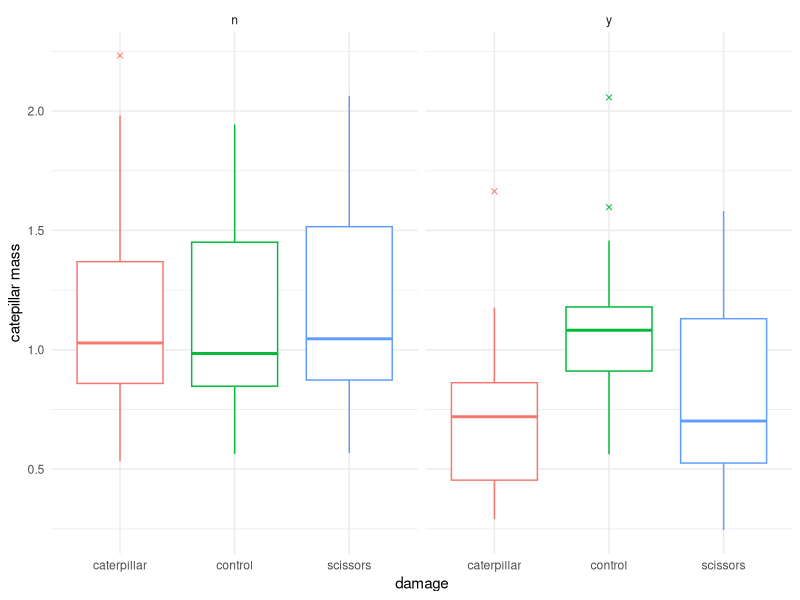
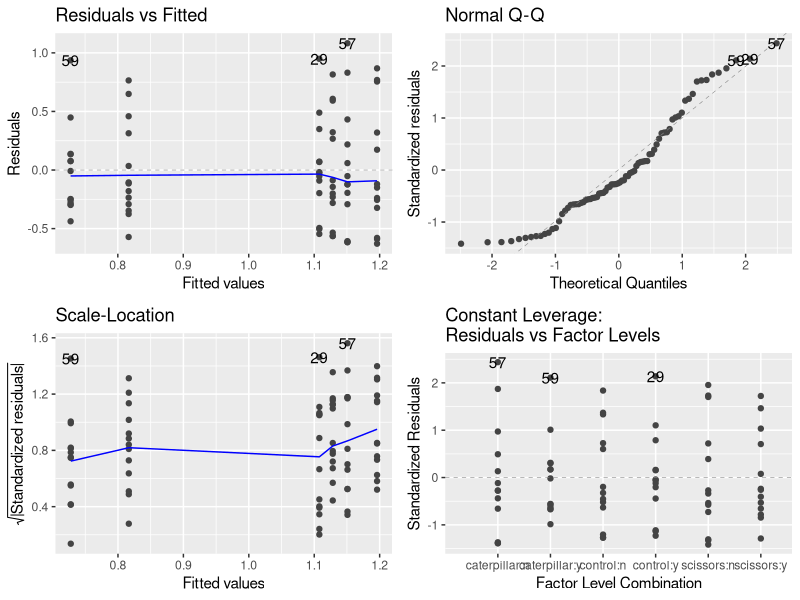
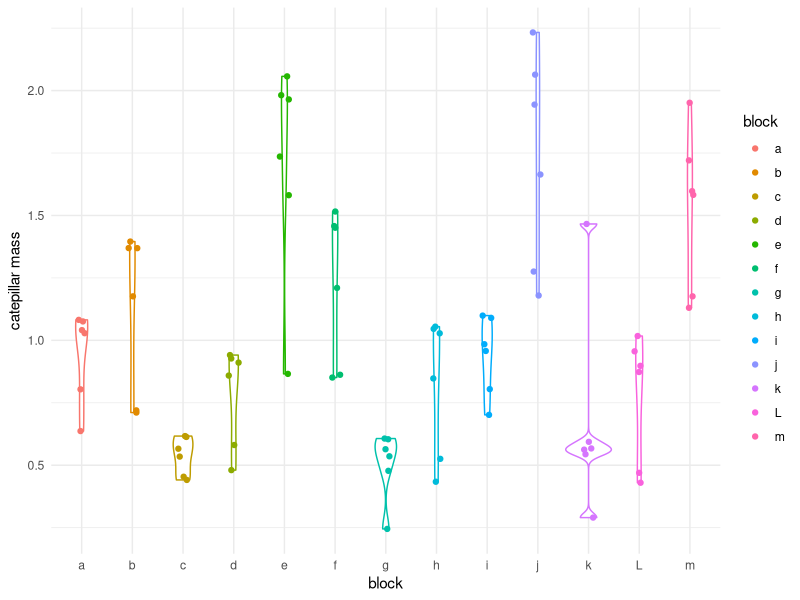
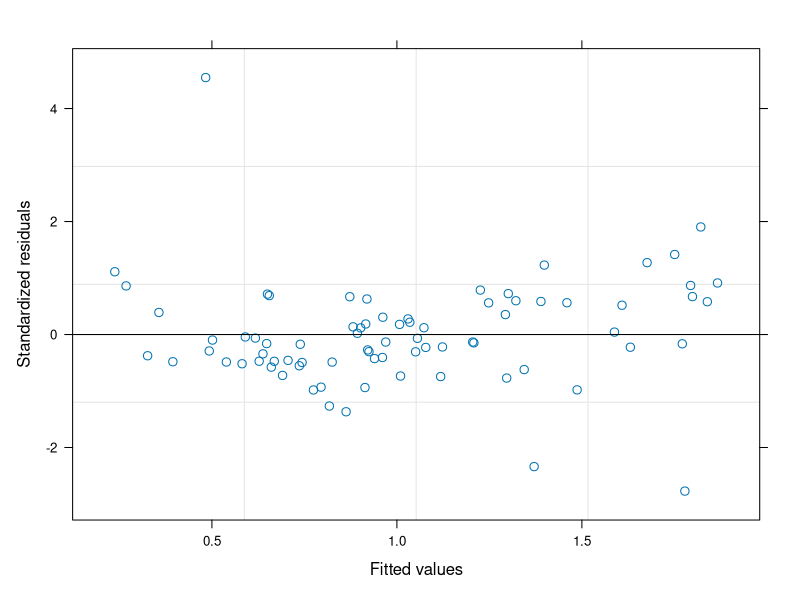
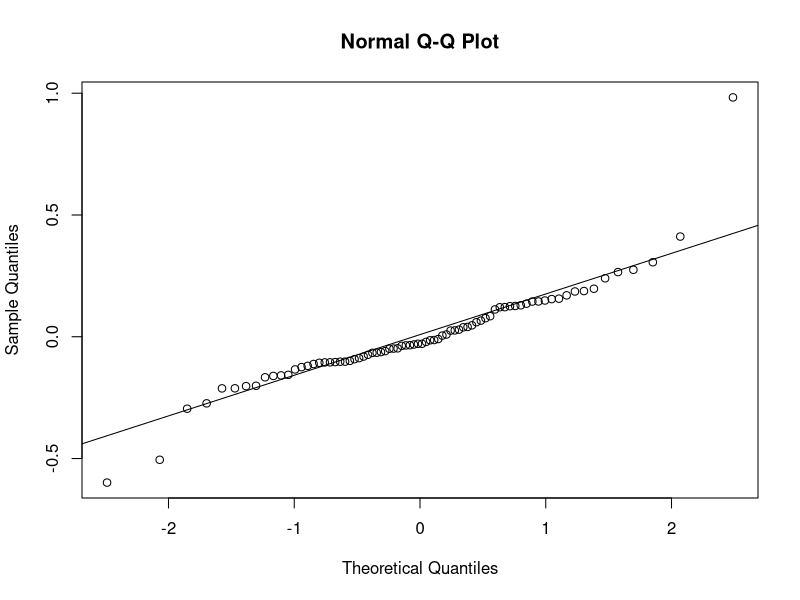
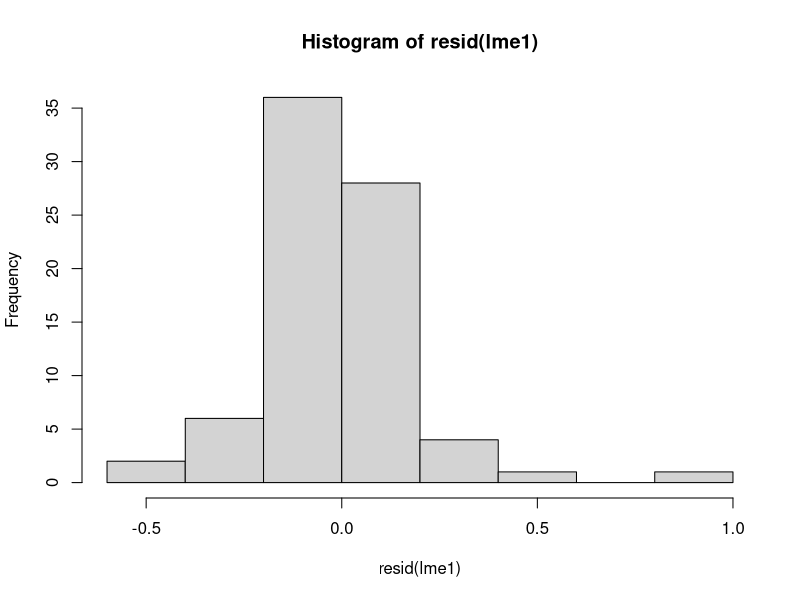
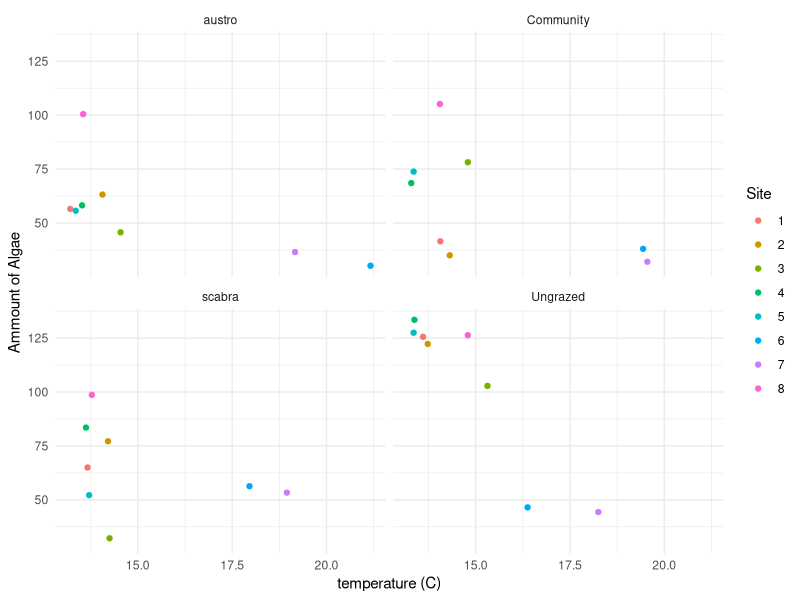
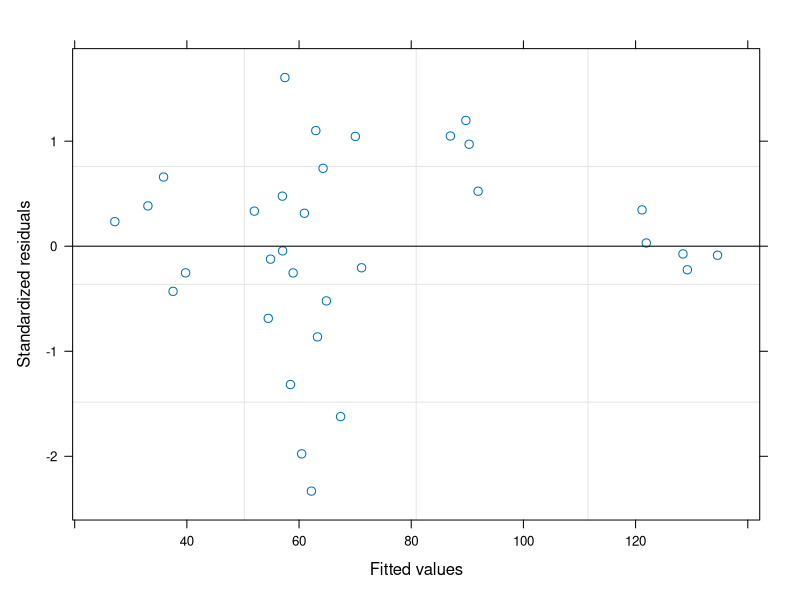

R code for these plots, in order:
## ---- chunk 1
knitr::opts_chunk$set(echo = TRUE)
library(ggplot2)
library(ggfortify)
library(nlme)
library(car)
## ---- chunk 2
caterpillar = read.csv("blocked_experiment.csv", header=TRUE)
caterpillar$block = as.factor(caterpillar$block)
caterpillar$damage = as.factor(caterpillar$damage)
caterpillar$AMF = as.factor(caterpillar$AMF)

head(caterpillar)
## ---- chunk 3

ggplot(
  caterpillar,
  aes(
    y = cat_mass,
    x = damage,
    color = damage
  )
  ) +
  geom_boxplot(
    outlier.shape = 4,
    show.legend = FALSE
  ) +
  labs(
    y = "catepillar mass",
    x = "damage"
  ) +
  facet_wrap(~AMF) + 
  theme_minimal()

## ---- chunk 4

# the researcher applied the damage method, and the AMF (the fungus treatment). So go ahead and look to see if these interacted. (We wouldn't look at interactions if these were natural differences with no common sense or clear linkage)

lm1 = lm(cat_mass ~ damage * AMF, data=caterpillar)

autoplot(lm1)
summary(lm1)
anova(lm1)

## ---- chunk 5

ggplot(
  caterpillar,
  aes(
    y = cat_mass,
    x = block,
    color = block
  )
  ) +
  geom_violin(
    outlier.shape = 4,
    show.legend = FALSE
  ) +
  geom_jitter(
    width = 0.1
  ) +
  labs(
    y = "catepillar mass",
    x = "block"
  ) +
  theme_minimal()

# looks like there's variation between blocks
# I don't care about block (because it's just position in the greenhouse) when it comes to my damage/AMF study, so I need to account for this variation in the model, but not have block as part of the answer.
## ---- chunk 6

lme1 = lme(
  cat_mass ~ AMF * damage, 
  random = ~1|block, # the block variable to remove variance from block
  data=caterpillar, 
  method = "ML" # just do this for now. He didn't explain why today.
  )

plot(lme1) # check for homoscedasticity. looks fine.
qqnorm(resid(lme1)) # residuals go off at the very tails, but look fine
qqline(resid(lme1))
hist(resid(lme1)) # looks normally distributed
summary(lme1)
anova(lme1)

# manually check if removing the interaction would have had an impact
lme2 <- update(lme1, ~.-AMF:damage) #shorthand to drop interaction
anova(lme1,lme2) # looks like the models are statistically the same

# This experiment looks balanced, so we can stick with a simple type I model.


# ------ But here's how to do a type III for reference: ------
options(contrasts = c("contr.sum", "contr.poly"))
lme2.type3 = lme(
  cat_mass ~ AMF * damage, 
  random = ~1|block, # the block variable to remove variance from block
  data=caterpillar, 
  method = "ML" # just do this for now. He didn't explain why today.
  )
#Anova(lme2.type3, type=3)
options(contrasts = c("contr.treatment", "contr.poly"))
# ------------------------------------------------------------ 

## ---- chunk 7

limpet = read.csv("Limpet_grazing.csv", header = TRUE)
limpet$Site = as.factor(limpet$Site)
limpet$LimpetTreat = as.factor(limpet$LimpetTreat)

head(limpet)
## ---- chunk 8
# 1) Import data and make exploratory data plots

ggplot(
  limpet,
  aes(
    x = TempC,
    y = Fo,
    color = Site
  )
  ) + 
  geom_point(
    outlier.shape = 4
  ) +
  labs(
    x = "temperature (C)",
    y = "Ammount of Algae"
  ) +
  facet_wrap(~LimpetTreat) +
  theme_minimal()

## ---- chunk 9
# 2) Fit a linear model with LimpetTreat and TempC interaction, accounting forblocking by Site

limpet.model = lme(
  Fo ~ LimpetTreat * TempC, 
  random = ~1|Site,
  data=limpet, 
  method = "ML"
  )
## ---- chunk 10
# 3) Produce diagnostic plots to check for homoscedasticity and normality of the residuals

plot(limpet.model) # looks sort of heteroscedastic? Esprcially at the start. 
qqnorm(resid(limpet.model)) # residuals go off at the lower end
qqline(resid(limpet.model))
hist(resid(limpet.model)) # doesn't look super normal to me

# It actually doesn't look great to me. I'll try again with a type 3 model.

# Trying a type 3 model

options(conttrasts = c("contr.sum", "contr.poly"))
limpet.model.t3 = lme(
  Fo ~ LimpetTreat * TempC, 
  random = ~1|Site,
  data=limpet, 
  method = "ML"
  )

Anova(limpet.model.t3, type=3)
summary(limpet.model.t3)

options(contrasts = c("contr.treatment", "contr.poly"))
